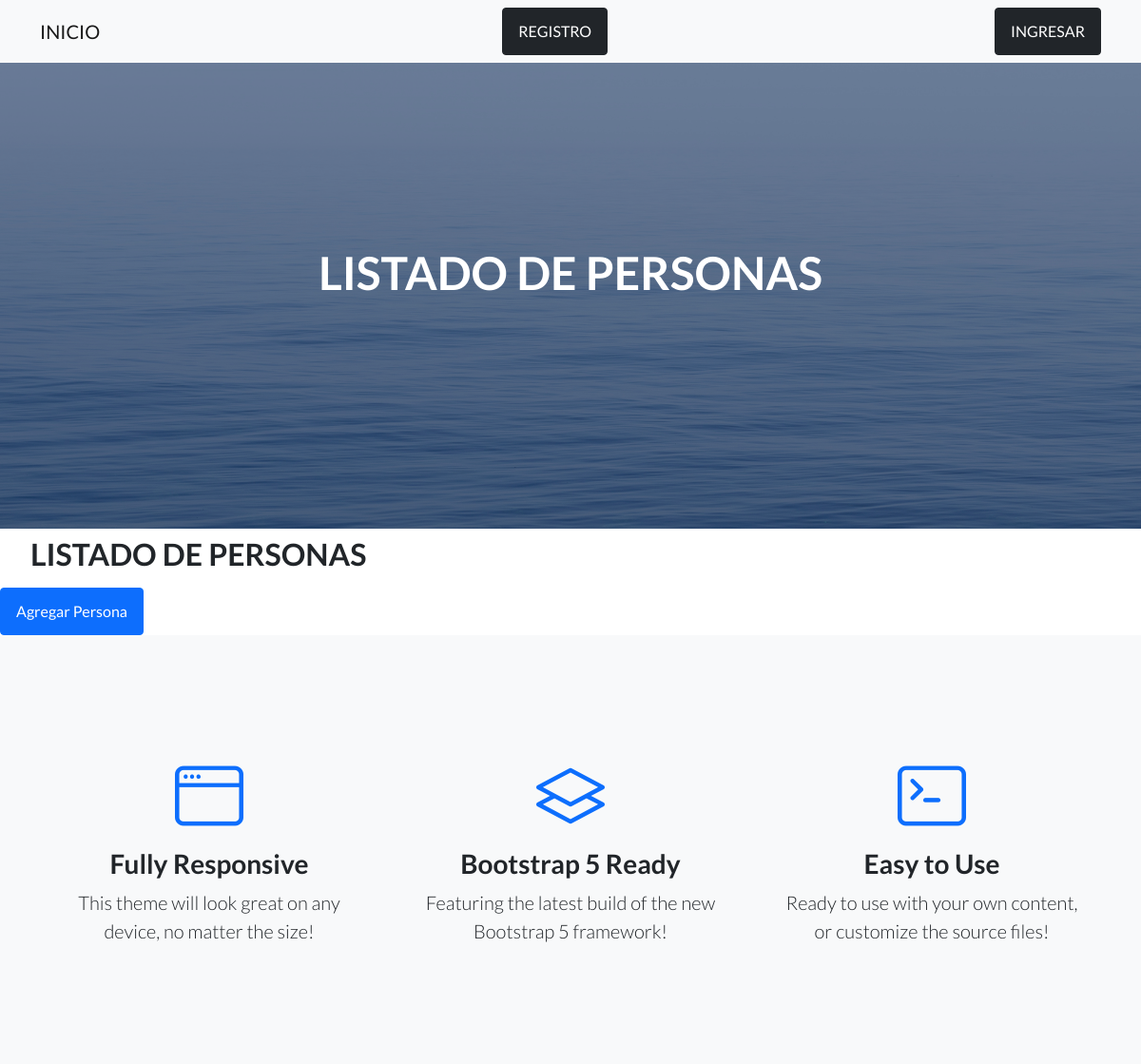
The page /AppCoder/leerPersonas/ (upper part) on the database as committed earlier.
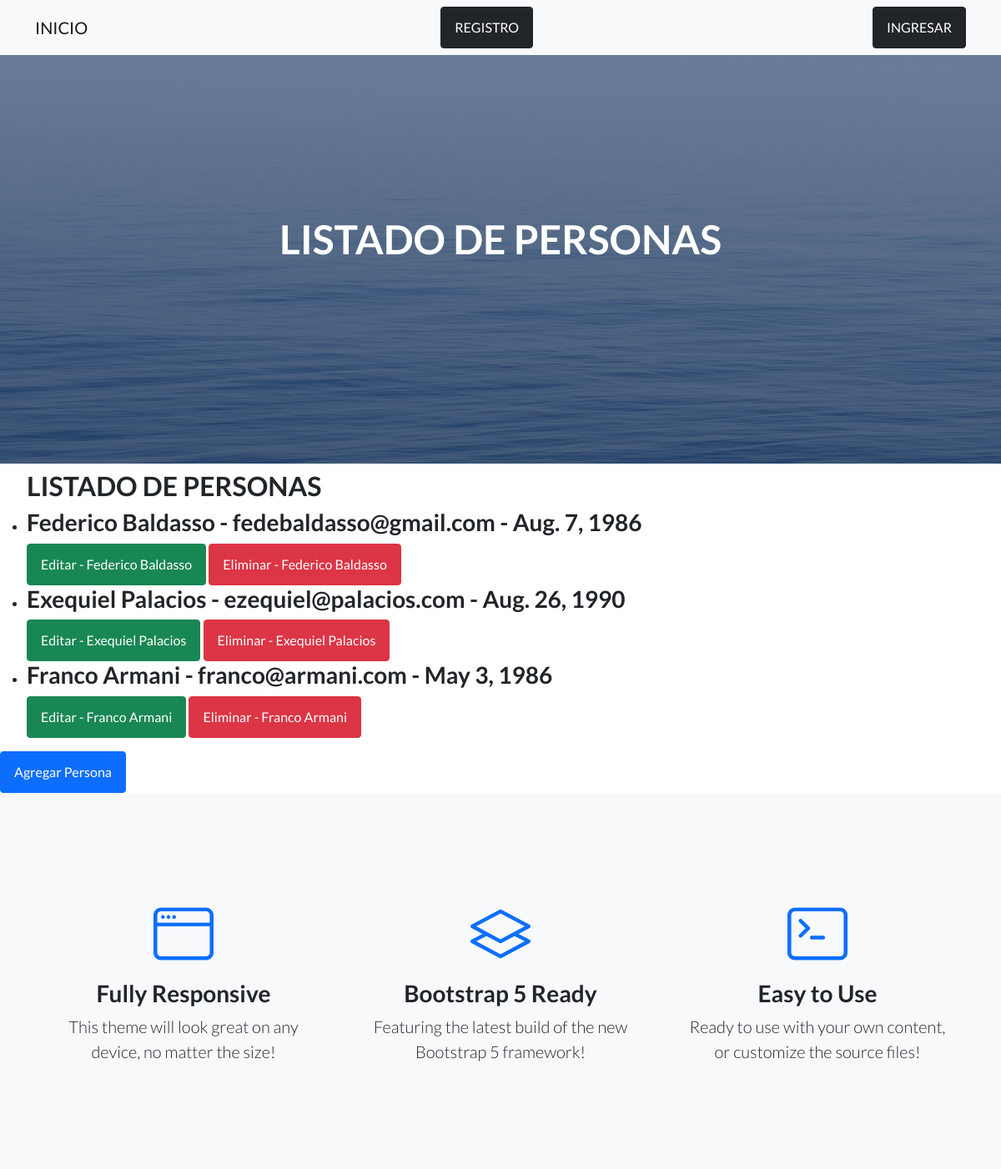
The same page on the database as committed later.
### AppCoder/models.py (models this page shows)
class Persona(models.Model):
    nombre= models.CharField(max_length=50) #lo defino como un caracter de base de datos
    apellido=models.CharField(max_length=50) #lo defino como un entero de base de datos
    dni=models.IntegerField()
    email=models.EmailField()
    fecha_nacimiento=models.DateField()
    tieneObraSocial=models.BooleanField()
    def __str__(self):
        return f"{self.nombre} {str(self.apellido)}"

### AppCoder/views.py (the view)
# urls.py: path('leerPersonas/', leerPersonas, name="leerPersonas"),
def leerPersonas(request):
    personas=Persona.objects.all()
    return render (request, "AppCoder/leerPersonas.html", {"personas": personas})

### AppCoder/Templates/AppCoder/leerPersonas.html (shortened to what this page needs)
{% extends "AppCoder/padre.html" %}
{% load static %}
{% block titulo %}
<h1 class="mb-5">LISTADO DE PERSONAS</h1>
{% endblock %}
{% block contenido_que_cambia %}
<ul>
    <h2>LISTADO DE PERSONAS</h2>
    {% for persona in personas %}
    <li>
        <h3>{{ persona.nombre }} {{ persona.apellido }} - {{ persona.email }} - {{ persona.fecha_nacimiento }}</h3>
    </li>
    <a class="btn btn-success" href="{% url 'editarPersona' persona.id %}">Editar - {{ persona }}</a>
    <a class="btn btn-danger" href="{% url 'eliminarPersona' persona.id %}">Eliminar - {{ persona }}</a>
    {% endfor %}
</ul>
<a class="btn btn-primary" href="{% url 'agregarPersona' %}">Agregar Persona</a>
{% endblock %}

### AppCoder/Templates/AppCoder/padre.html (shortened to what this page needs)
<!DOCTYPE html>
<html lang="en">
    <head>
        {% load static %}
        <link href="https://cdn.jsdelivr.net/npm/bootstrap-icons@1.5.0/font/bootstrap-icons.css" rel="stylesheet" type="text/css" />
        <link href="{% static 'AppCoder/css/styles.css' %} " rel="stylesheet" />
    </head>
    <body>
        <nav class="navbar navbar-light bg-light static-top">
            <div class="container">
                <a class="navbar-brand" href="{% url 'inicio' %}">INICIO</a>
                {%if user.is_authenticated %}
                <a class="btn btn-primary" href="{% url 'leerPersonas' %}">Personas</a>
                <a class="btn btn-primary" href="{% url 'cursos' %}">Cursos</a>
                <a class="btn btn-primary" href="{% url 'leerProfesores' %}">Profesores</a>
                <a class="btn btn-primary" href="{% url 'estudiantes' %}">Estudiantes</a>
                <a class="btn btn-primary" href="{% url 'entregables' %}">Entregables</a>
                <a class="btn btn-danger" href="{% url 'logout' %}">CERRAR SESIÓN</a>
                <p>Bienvenido: {{ user.username }}</p>
                <img src="{{ avatar }}" alt="">
                {% else %}
                <a class="btn btn-dark" href="{% url 'register' %}">REGISTRO</a>
                <a class="btn btn-dark" href="{% url 'login' %}">INGRESAR</a>
                {% endif %}
            </div>
        </nav>
        <header class="masthead">
            <div class="container position-relative">
                <div class="row justify-content-center">
                    <div class="col-xl-6">
                        <div class="text-center text-white">
                            {% block titulo %}
                            {% endblock %}
                        </div>
                    </div>
                </div>
            </div>
        </header>
        {% block contenido_que_cambia %}
        {% endblock %}
        <section class="features-icons bg-light text-center">
            <div class="container">
                <div class="row">
                    <div class="col-lg-4">
                        <div class="features-icons-item mx-auto mb-5 mb-lg-0 mb-lg-3">
                            <div class="features-icons-icon d-flex"><i class="bi-window m-auto text-primary"></i></div>
                            <h3>Fully Responsive</h3>
                            <p class="lead mb-0">This theme will look great on any device, no matter the size!</p>
                        </div>
                    </div>
                    <div class="col-lg-4">
                        <div class="features-icons-item mx-auto mb-5 mb-lg-0 mb-lg-3">
                            <div class="features-icons-icon d-flex"><i class="bi-layers m-auto text-primary"></i></div>
                            <h3>Bootstrap 5 Ready</h3>
                            <p class="lead mb-0">Featuring the latest build of the new Bootstrap 5 framework!</p>
                        </div>
                    </div>
                    <div class="col-lg-4">
                        <div class="features-icons-item mx-auto mb-0 mb-lg-3">
                            <div class="features-icons-icon d-flex"><i class="bi-terminal m-auto text-primary"></i></div>
                            <h3>Easy to Use</h3>
                            <p class="lead mb-0">Ready to use with your own content, or customize the source files!</p>
                        </div>
                    </div>
                </div>
            </div>
        </section>
    </body>
</html>

Rows that differ between the two databases and show on the page:
added Persona: nombre "Federico", apellido "Baldasso", email "fedebaldasso@gmail.com", fecha_nacimiento "Aug. 7, 1986", nombre+apellido "Federico Baldasso"
added Persona: nombre "Exequiel", apellido "Palacios", email "ezequiel@palacios.com", fecha_nacimiento "Aug. 26, 1990", nombre+apellido "Exequiel Palacios"
added Persona: nombre "Franco", apellido "Armani", email "franco@armani.com", fecha_nacimiento "May 3, 1986", nombre+apellido "Franco Armani"
